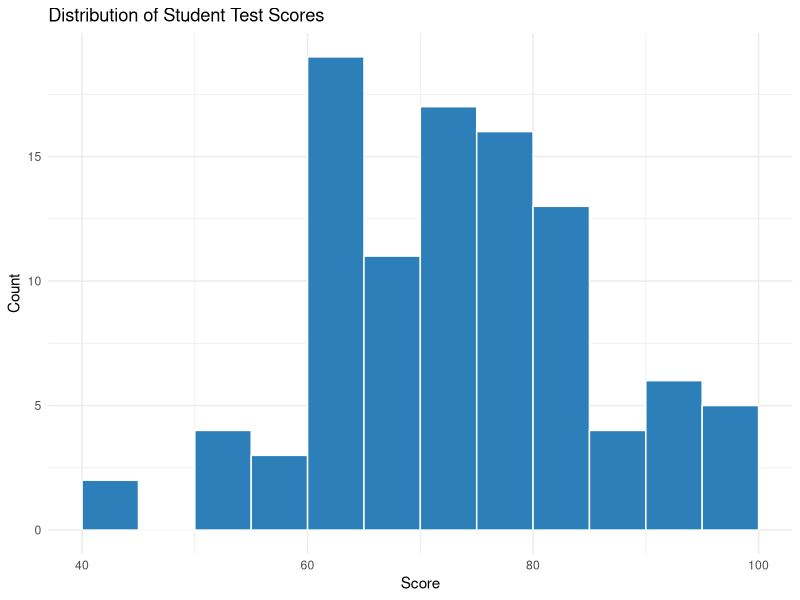

Write R code to recreate this figure.
## ---- chunk 1
set.seed(2026)
library(tibble)
library(ggplot2)

students <- tibble(
  student_id = sprintf("S%03d", 1:100),
  score = round(pmin(pmax(rnorm(100, mean = 75, sd = 12), 0), 100))
)

hist_plot <- ggplot(students, aes(x = score)) +
  geom_histogram(binwidth = 5, color = "white", fill = "#2c7fb8", boundary = 0) +
  labs(title = "Distribution of Student Test Scores", x = "Score", y = "Count") +
  theme_minimal()

hist_plot
